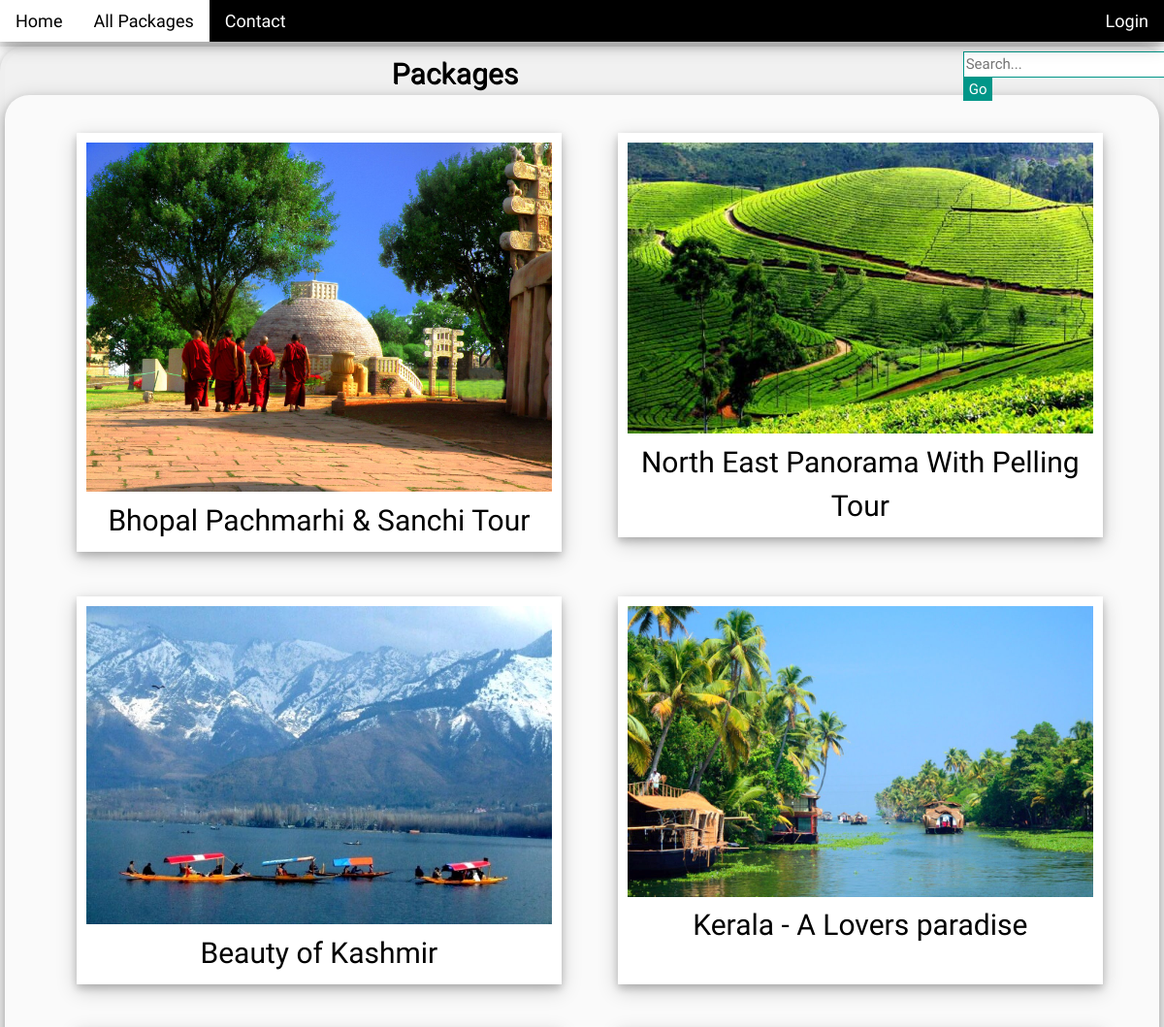
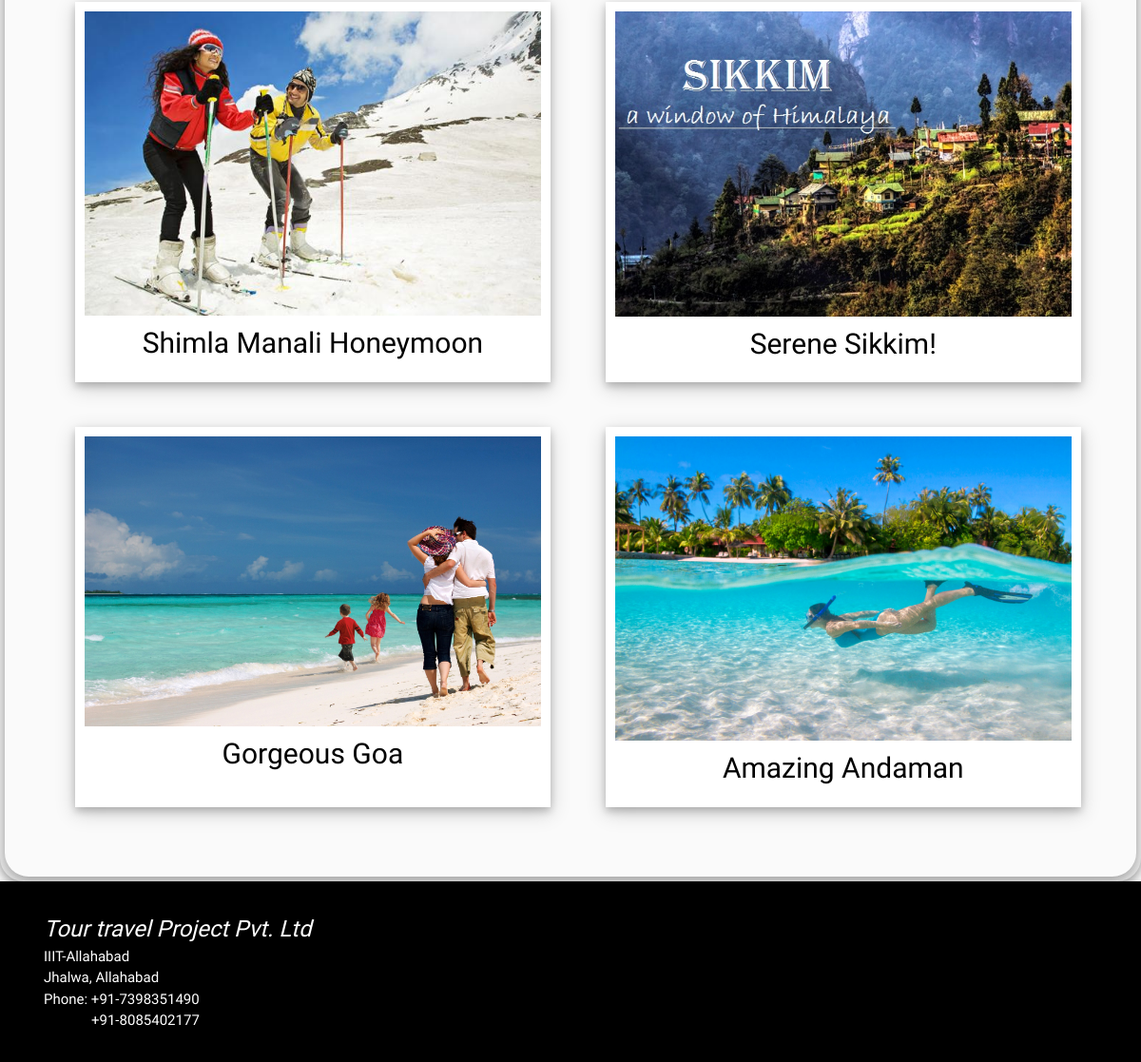
Page /allpackage.php on the committed database (2 pictures, top to bottom).
### tables this page shows
CREATE TABLE `package` (
  `id` int(11) NOT NULL,
  `name` varchar(256) NOT NULL,
  `price` int(11) NOT NULL,
  `coupon` varchar(256) DEFAULT NULL,
  `image` varchar(256) NOT NULL,
  `detail` text NOT NULL,
  `description` text NOT NULL
);

### allpackage.php (the view, shortened to what this page needs)
<!DOCTYPE html>
<?php
include("function.php");
include("db.php");
?>
<html>
<link rel="stylesheet" href="css/ph.css">
<link rel="stylesheet" href="css/ph_theme.css">
<link rel="stylesheet" href="css/font.css">
<link rel="stylesheet" href="css/font_style.css">
<link rel="stylesheet" href="css/view_customer.css">
<body>
<div class="p-top">
  <div class="p-bar p-theme p-top p-left-align p-large p-card-4">
	<a href="index.php" class="p-bar-item p-button p-hide-small p-hover-white">Home</a>
    <a href="allpackage.php" class="p-bar-item p-button p-hide-small p-hover-white  p-white">All Packages</a>
    <a href="contact.php" class="p-bar-item p-button p-hide-small p-hover-white">Contact</a>
	<?php
		myaccountstatus();
	?>
  </div>
</div>
 <div id="id01" class="p-card-4" style="margin-top:4%;">
  <div class="modal-content p-card-4">
   <div >
	<form style="width:17%;float:right;margin-left:5%" method="POST">
  <input type="search" placeholder="Search..." maxlength="20" id="search" style="border:1px solid #009688" name="search">
  <input type="submit" value="Go"  class="button" name="go">
  </form>
  <h2 class="userlogin" style="text-shadow: 1px 1px;">Packages</h2>
  </div>
    <div class="container p-card-4">
	<?php
		if(isset($_POST['go']) && !empty($_POST['search']))
		{
			$s=$_POST['search'];
	?>
			<?php
				global $con;
				$q="select * from package where name LIKE '%$s%' OR coupon LIKE '%$s%' OR detail LIKE '%$s%' OR description LIKE '%$s%'";
				$run_q=mysqli_query($con, $q);
				?>
			<?php
				while($row_q=mysqli_fetch_array($run_q))
				{
					$id = $row_q['id'];
					$name = $row_q['name'];
					$image=$row_q['image'];
			?>
			<div class="row">
			<div class="polaroid column" style="display:table;">
			<a href="package.php?view_package_detail=<?php echo "$id"; ?>"  style="text-decoration: none;">
			  <img src="package_images/<?php echo"$image";?>" alt="Norway" style="width:100%">
			<h2><?php echo"$name";?></h2>
			</a>
			</div>
			<?php
					if($row_q=mysqli_fetch_array($run_q))
					{
					$id = $row_q['id'];
					$name = $row_q['name'];
					$image=$row_q['image'];
			?>
			<div class="polaroid column" style="display:table;">
			<a href="package.php?view_package_detail=<?php echo "$id"; ?>"  style="text-decoration: none;">
			  <img src="package_images/<?php echo"$image";?>" alt="Norway" style="width:100%">
			<h2><?php echo"$name";?></h2>
			</a>
			</div>
			</div>
			<?php
			}
			}
		}
		else
		{
			?>
			<?php
				global $con;
				$q="select * from package order by RAND()";
				$run_q=mysqli_query($con, $q);
				?>
			<?php
				while($row_q=mysqli_fetch_array($run_q))
				{
					$id = $row_q['id'];
					$name = $row_q['name'];
					$image=$row_q['image'];
			?>
			<div class="row">
			<div class="polaroid column" style="display:table;">
			<a href="package.php?view_package_detail=<?php echo "$id"; ?>"  style="text-decoration: none;">
			  <img src="package_images/<?php echo"$image";?>" alt="Norway" style="width:100%">
			<h2><?php echo"$name";?></h2>
			</a>
			</div>
			<?php
					if($row_q=mysqli_fetch_array($run_q))
					{
					$id = $row_q['id'];
					$name = $row_q['name'];
					$image=$row_q['image'];
			?>
			<div class="polaroid column" style="display:table;">
			<a href="package.php?view_package_detail=<?php echo "$id"; ?>"  style="text-decoration: none;">
			  <img src="package_images/<?php echo"$image";?>" alt="Norway" style="width:100%">
			<h2><?php echo"$name";?></h2>
			</a>
			</div>
			</div>
			<?php
					}
				}
		}
	?>
	</div>
  </div>
 </div>
  <footer id="myFooter">
    <div class="p-container  p-padding-32" style="color:#fff !important; background-color:#000 !important">
      <p align="left" class="footerfont" style="margin-left:30px">
        <h3 style="margin-left:30px"><i>Tour travel Project Pvt. Ltd</i></h3>
		<p style="margin-left:30px">IIIT-Allahabad</p>
		<p style="margin-left:30px">Jhalwa, Allahabad</p>
		<p style="margin-left:30px">Phone: +91-7398351490 </p>
			   <p style="margin-left:80px">+91-8085402177</p>
      </p>
    </div>
  </footer>
</body>
</html>

### function.php (shortened to what this page needs)
<?php
function myaccountstatus()
{
	if(empty($_SESSION['user']))
	{
		echo "<a href='login.php' class='p-bar-item p-button p-hide-small p-hide-medium p-hover-white p-right'>Login</a>";
	}
}
?>

### css/ph.css (style rules this page uses)
html { box-sizing:border-box }
*,*:before,*:after { box-sizing:inherit }
html { -ms-text-size-adjust:100%;-webkit-text-size-adjust:100% }
body { margin:0 }
article,aside,details,figcaption,figure,footer,header,main,menu,nav,section,summary { display:block }
a { background-color:transparent;-webkit-text-decoration-skip:objects }
img { border-style:none }
button,input,select,textarea { font:inherit;margin:0 }
button,input { overflow:visible }
button,html [type=button],[type=reset],[type=submit] { -webkit-appearance:button }
[type=search] { -webkit-appearance:textfield;outline-offset:-2px }
html,body { font-family:Verdana,sans-serif;font-size:15px;line-height:1.5 }
html { overflow-x:hidden }
h2 { font-size:30px }
h3 { font-size:24px }
h1,h2,h3,h4,h5,h6 { font-family:"Segoe UI",Arial,sans-serif;font-weight:400;margin:10px 0 }
img { vertical-align:middle }
a { color:inherit }
.p-btn,.p-button { border:none;display:inline-block;padding:8px 16px;vertical-align:middle;overflow:hidden;text-decoration:none;color:inherit;background-color:inherit;text-align:center;cursor:pointer;white-space:nowrap }
.p-btn,.p-button { -webkit-touch-callout:none;-webkit-user-select:none;-khtml-user-select:none;-moz-user-select:none;-ms-user-select:none;user-select:none }
.p-bar { width:100%;overflow:hidden }
.p-bar .p-bar-item { padding:8px 16px;float:left;width:auto;border:none;display:block;outline:0 }
.p-bar .p-button { white-space:normal }
.p-container:after,.p-container:before,.p-panel:after,.p-panel:before,.p-row:after,.p-row:before,.p-row-padding:after,.p-row-padding:before, .p-cell-row:before,.p-cell-row:after,.p-clear:after,.p-clear:before,.p-bar:before,.p-bar:after { content:"";display:table;clear:both }
.p-top,.p-bottom { position:fixed;width:100%;z-index:1 }
.p-top { top:0 }
.p-container,.p-panel { padding:0.01em 16px }
.p-card-4,.p-hover-shadow:hover { box-shadow:0 4px 10px 0 rgba(0,0,0,0.2),0 4px 20px 0 rgba(0,0,0,0.19) }
.p-large { font-size:18px!important }
.p-left-align { text-align:left!important }
.p-padding-32 { padding-top:32px!important;padding-bottom:32px!important }
.p-right { float:right!important }
.p-white,.p-hover-white:hover { color:#000!important;background-color:#fff!important }

### css/ph_theme.css (style rules this page uses)
.p-theme { color:#fff !important; background-color:#000000 !important }

### css/view_customer.css (style rules this page uses)
body { font-family: Arial, Helvetica, sans-serif; }
.container { padding: 16px; padding-bottom:50px; border-radius: 25px; background-color:#fafafa; }
.modal-content { background-color: #fefefe; margin: 5% auto 15% auto; border: 5px solid #efefef; width: 75%; border-radius: 25px; margin-left:300px; }
.userlogin { text-align:center; }

### allpackage.php (style rules this page uses)
html,body,h1,h2,h3,h4,h5,h6 { font-family: "Roboto", sans-serif; }
.polaroid { width: 500px; height:400px; box-shadow: 0 4px 8px 0 rgba(0, 0, 0, 0.2), 0 6px 20px 0 rgba(0, 0, 0, 0.19); text-align: center; background-color:#ffffff; margin-bottom:2%; margin-top:2%; }
.modal-content { margin: 0% auto 0% auto; background-color:#f1f1f1; width: 100%; border-radius: 25px; }
html, body, div, span, applet, object, iframe, h1, h2, h3, h4, h5, h6, p, blockquote, pre, a, abbr, acronym, address, big, cite, code, del, dfn, em, img, ins, kbd, q, s, samp, small, strike, strong, sub, sup, tt, var, b, u, i, center, dl, dt, dd, ol, ul, li, fieldset, form, label, legend, table, caption, tbody, tfoot, thead, tr, th, td, article, aside, canvas, details, embed, figure, figcaption, footer, header, hgroup, menu, nav, output, ruby, section, summary, time, mark, audio, video { margin: 0; padding: 0; border: 0; vertical-align: baseline; }
article, aside, details, figcaption, figure, footer, header, hgroup, menu, nav, section { display: block; }
.column { float: left; margin-left:5%; padding: 10px; }
.column img { opacity: 2; cursor: pointer; }
.row:after { content: ""; display: table; clear: both; }
.button { background-color: #009688; color: white; margin: 0px 0; margin-left:0%; border: none; cursor: pointer; width: 15%; float:center; }

### rows in the picture
package: image (picture), name "Bhopal Pachmarhi & Sanchi Tour", package.image (picture), package.name "North East Panorama With Pelling Tour"
package: image (picture), name "Beauty of Kashmir", package.image (picture), package.name "Kerala - A Lovers paradise"
package: image (picture), name "Shimla Manali Honeymoon", package.image (picture), package.name "Serene Sikkim!"
package: image (picture), name "Gorgeous Goa", package.image (picture), package.name "Amazing Andaman"
